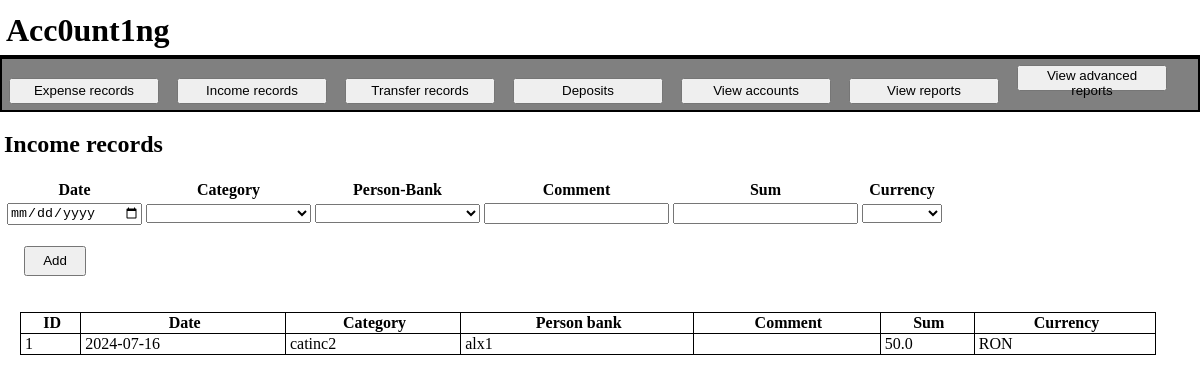
/add/income, run on the app's committed database.
### tables this page shows
CREATE TABLE main (
                id integer,
                date text,
                category text,
                sub_category text,
                person_bank text,
                comment text,
                sum real,
                currency text
            );

### api/api_run.py (the view, shortened to what this page needs)
@app.route("/add/income", methods = ["POST", "GET"])
def Income():
    if (request.method == "GET"):
        categories = read_csv(SPVcatIncPath)
        currencies = read_csv(SPVcurrPath)
        person_banks = Read('retacc')
        options = {
        'categories': categories,
        'person_banks': person_banks,
        'currencies': currencies
        }
        data = Read("m+")
        columns = ["ID", "Date", "Category", "Person bank", "Comment", "Sum", "Currency"]
        return render_template("addinc.html", options=options, columns=columns, data=data)

### api/api_run.py (called while the page is built)
def read_csv(file_name):
    values = []
    with open(file_name, newline='') as csvfile:
        reader = csv.reader(csvfile)
        for row in reader:
            if row:
                values.append(row[0])
    return values

### api/templates/addinc.html
{% extends 'base.html' %}
{% block body %}
<h2>Income records</h2>
<form action="/add/income" method="post">
    <table>
        <tr>
            <th>Date</th>
            <th>Category</th>
            <th>Person-Bank</th>
            <th>Comment</th>
            <th>Sum</th>
            <th>Currency</th>
        </tr>
        <tr>
            <td><input type="date" id="Date" name="Date" class="date" required></td>
            <td class="fields">
                <select id="Category" name="Category" class="select" required>
                    <option value="" disabled selected> </option>
                    {% for category in options.categories %}
                    <option value="{{ category }}">{{ category }}</option>
                    {% endfor %}
                </select>
            </td>
            <td class="fields">
                <select id="Person-Bank" name="Person-Bank" class="select" required>
                    <option value="" disabled selected> </option>
                    {% for person_bank in options.person_banks %}
                    <option value="{{ person_bank }}">{{ person_bank }}</option>
                    {% endfor %}
                </select>
            </td>
            <td class="fields"><input type="text" id="Comment" name="Comment" autocomplete="off"></td>
            <td class="fields"><input type="text" id="Sum" name="Sum" autocomplete="off" required></td>
            <td>
                <select id="Currency" name="Currency" class="select_curr" required>
                    <option value="" disabled selected> </option>
                    {% for currency in options.currencies %}
                    <option value="{{ currency }}">{{ currency }}</option>
                    {% endfor %}
                </select>
            </td>
        </tr>
    </table><br>
    <input type="submit" value="Add" class="submitrec">
</form>
<br>
<br>
{% if columns and data %}
<table class="reptable">
    <thead>
        <tr>
            {% for column in columns %}
            <th class="rep">{{ column }}</th>
            {% endfor %}
        </tr>
    </thead>
    <tbody>
        {% for row in data %}
        <tr>
            {% for cell in row %}
            <td class="rep">{{ cell }}</td>
            {% endfor %}
        </tr>
        {% endfor %}
    </tbody>
</table>
{% endif %}
{% endblock %}

### api/static/styles.css (style rules this page uses)
body { margin-left: 0px; margin-right: 0px; }
.reptable { margin-left: 16px; border-collapse: collapse; width: 95%; }
.reptable, .rep { padding-left: 4px; padding-top: 1px; padding-bottom: 1px; border: 1px solid; }
.submitrec { margin-left: 20px; width: 62px; height: 30px; }
.fields { width: 165px; }
.date { width: 130px; }
.select { width: 165px; }
.select_curr { width: 80px; }

### data on the page
main: row "1", date "2024-07-16", category "catinc2", person_bank "alx1", sum "50.0", currency "RON"

### other printed values
{{ column }} "ID" "Date" "Category" "Person bank" "Comment" "Sum" "Currency"
